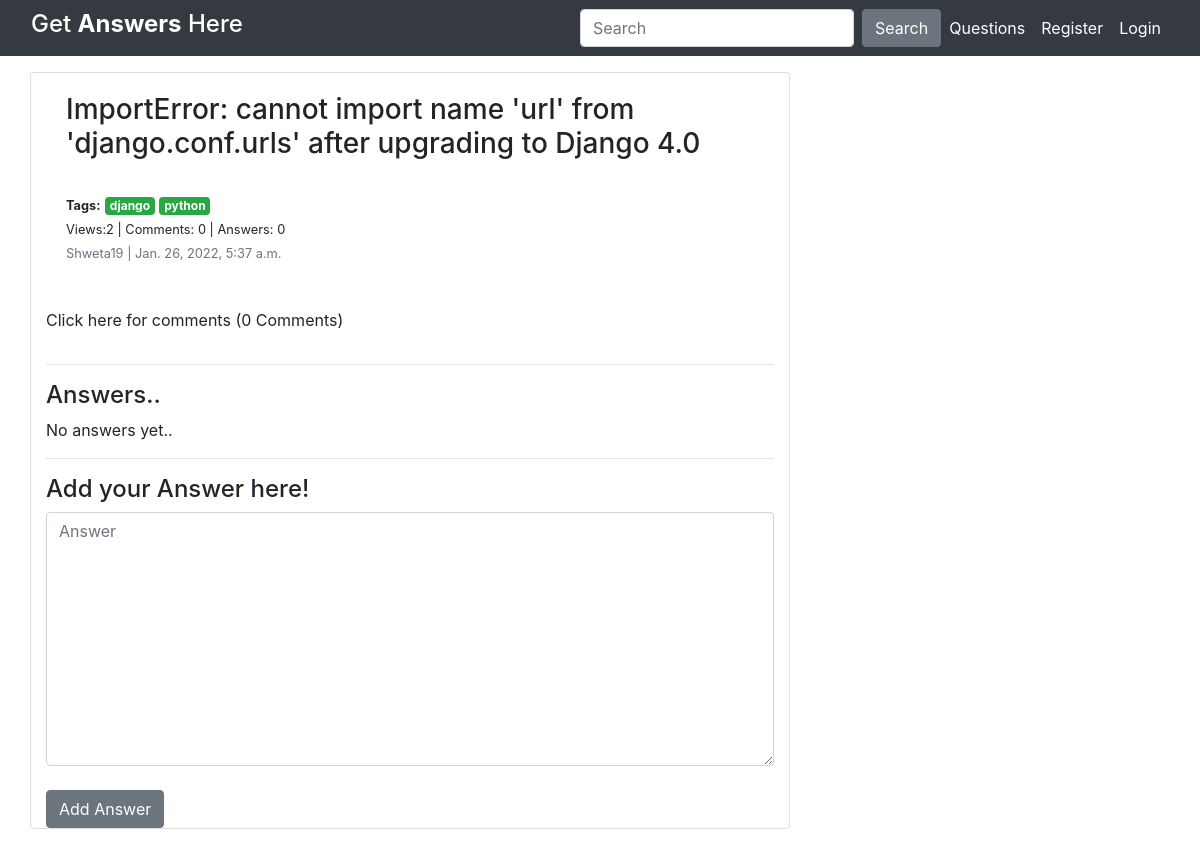
The page /1 on the database its author committed.
### Post/models.py (models this page shows, shortened)
class question(models.Model):
    Que_text = models.TextField()
    Que_author = models.ForeignKey(User, on_delete= models.CASCADE)
    Que_created_on = models.DateTimeField(auto_now_add=True)
    Upvotes_Que = models.ManyToManyField(User,related_name = 'Qupvotes', null=True, blank=True)
    Views = models.ManyToManyField(User,related_name = 'Qviews', null=True, blank=True)
    tags = TaggableManager(blank=True)
    def total_upvotes(self):
        return self.Upvotes_Que.count()
    def total_views(self):
        return self.Views.count()
    class Meta:
        ordering = ['-Que_created_on']

### Post/views.py (the view)
# urls.py: path('<int:question_id>', views.Q_detail, name="detail"),
def Q_detail(request, question_id):
    obj = get_object_or_404(question, pk=question_id)
    if  request.user.is_authenticated:
        obj.Views.add(request.user)
    is_up = False
    if obj.Upvotes_Que.filter(id=request.user.id).exists():
        is_up = True
    if request.method=='POST':
        form= forms.AddAnswer(request.POST, request.FILES)
        if form.is_valid():
            instance= form.save(commit=False)
            instance.Ans_author = request.user
            instance.question = question.objects.get(pk=question_id)
            instance.save()
            return HttpResponseRedirect(reverse('detail',args=[str(question_id)]))
    else:
        form= forms.AddAnswer()
    if request.method=='POST':
        cmt_form= forms.AddComment_Ques(request.POST)
        if cmt_form.is_valid():
            instance= cmt_form.save(commit=False)
            instance.comment_author = request.user
            instance.question = question.objects.get(pk=question_id)
            instance.save()
            return HttpResponseRedirect(reverse('detail',args=[str(question_id)]))
    else:
        cmt_form= forms.AddComment_Ques()
    context={
        'obj':obj,
        'form': form,
        'cmt_form':cmt_form,
        'is_up': is_up,
        'total_upvotes':obj.total_upvotes(),
        'total_views':obj.total_views(),
    }
    return render(request, 'detail.html',context)

### Post/forms.py
class AddAnswer(forms.ModelForm):
    class Meta:
        model = models.answer
        fields = ['Ans_body']
        widgets = {
            'Ans_body': forms.Textarea(attrs={'class':'form-control'}),
        }

class AddComment_Ques(forms.ModelForm):
    class Meta:
        model = models.comment
        fields = ['comment_text']

### Post/templates/detail.html (shortened to what this page needs)
{% extends 'base.html' %}
{% block content %}
<head>
</head>
<div class="container">
  <div class="row">
    <div class="col-md-8 card mb-4  mt-3 ">
      <div class="card-body">
        <h3>{% block title %} {{ obj.Que_text }} {% endblock title %}</h3>
        <br>
        <small><b>Tags:</b></small>
          {% for tag in obj.tags.all %}
            <a href="#" class="badge badge-success">{{tag}}</a>
          {% endfor %}<br>
        <small>Views:{{obj.Views.count}} | Comments: {{obj.comments.all.count}} | Answers: {{obj.answers.all.count}}</small><br>
        <small class=" text-muted">{{ obj.Que_author }} | {{ obj.Que_created_on }}</small>
      </div>
      <br>
      <div class="accordion">
            <p>Click here for comments ({{obj.comments.all.count}} Comments)</p>
        </div>
        <hr>
      <h4>Answers..</h4>
      {% if not obj.answers.all %}
          No answers yet..
      {% endif %}
      <hr>
      <h4>Add your Answer here!</h4>
        <form method="POST" enctype="multipart/form-data">
            <textarea name="Ans_body" cols="40" rows="10" required id="id_Ans_body" class="form-control" placeholder="Answer"></textarea>
            <br>
            <button class="btn btn-secondary">Add Answer</button>
        </form>
    </div>
  </div>
</div>
{% endblock content %}

### Post/templates/base.html (shortened to what this page needs)
<!DOCTYPE html>
<html>
    <head>
        <link rel="stylesheet" href="https://stackpath.bootstrapcdn.com/bootstrap/4.4.1/css/bootstrap.min.css"
/>
    </head>
    <body>
        <nav class="navbar navbar-expand-lg navbar-dark bg-dark">
            <div class="container-fluid">
            <h4 style="color: white">Get <span><b>Answers</b></span> Here</h4>
            <div class="collapse navbar-collapse" id="navbarTogglerDemo03">
                <ul class="navbar-nav ml-auto">
                    <form method="GET" action="/search" class="form-inline my-2 my-lg-0">
                        <input class="form-control mr-sm-2" type="search" placeholder="Search" aria-label="Search" name="query" id="query">
                        <button class="btn btn-secondary" type="submit">Search</button>
                    </form>
                     <li class="nav-item">
                        <a class="nav-link active" aria-current="page" href="{% url 'home' %}">Questions</a>
                    </li>
                    {% if user.is_authenticated %}
                    <li class="nav-item">
                        <a class="nav-link active" aria-current="page" href="{% url 'add_question' %}">Ask Question</a>
                    </li>
                    <li class="nav-item">
                        <a class="nav-link active" aria-current="page" href="{% url 'logout' %}">Logout <span style="color: aqua;">{{user.username}}</span></a>
                    </li>
                    {% else %}
                    <li class="nav-item">
                        <a class="nav-link active" aria-current="page" href="{% url 'register' %}">Register</a>
                    </li>
                    <li class="nav-item">
                        <a class="nav-link active" aria-current="page" href="{% url 'login' %}">Login</a>
                    </li>
                    {% endif %}
                </ul>
            </div>
        </div>
    </nav>
        {% block content %}
        {% endblock content %}
    </body>
</html>

### rows shown on the page
question: Que_text "ImportError: cannot import name 'url' from 'django.conf.urls' after upgrading to Django 4.0", Views.count "2", comments.all.count "0", answers.all.count "0", Que_author "Shweta19", Que_created_on "Jan. 26, 2022, 5:37 a.m."
Tag: name "django"
Tag: name "python"
